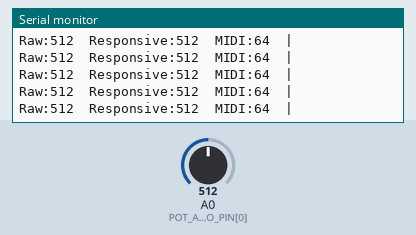
Bench run of a sketch on a simulated Arduino Uno, built with avr-gcc and run on an emulated ATmega328P. On the bench: the last lines printed to the serial monitor. The test bench sets the inputs (shaded band); at power-on: A0 (POT_ARDUINO_PIN[0]) = 512.

Above: at 1.2 s.
1.3 s: A0 (POT_ARDUINO_PIN[0]) set to 785
At 2.4 s:
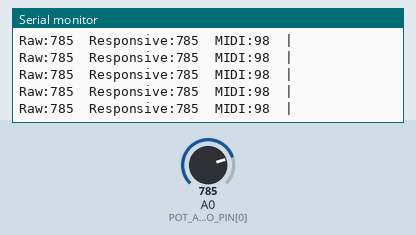
4.3 s: A0 (POT_ARDUINO_PIN[0]) set to 809
At 5.4 s:
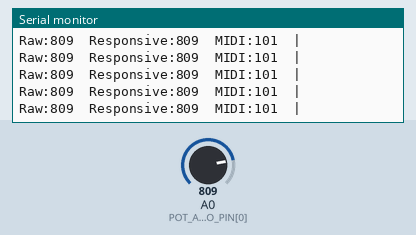
Timing chart, 0 to 7.3 s (numbered marks = the images above; inputs shaded):
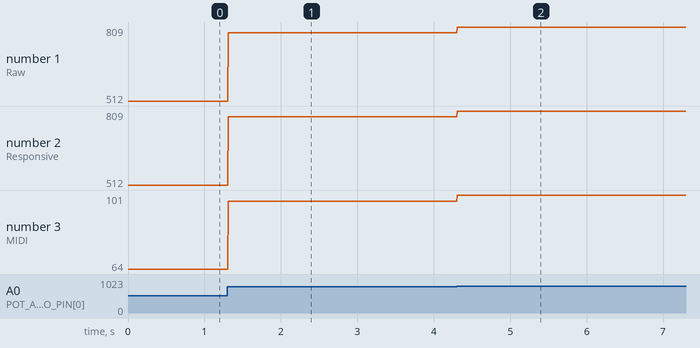

Measured:
- after the input at 1.3 s, the serial monitor: prints a new line at once (image 1)
- after the input at 4.3 s, the serial monitor: prints a new line at once (image 2)
- plotted number 1: 512 → 785 after the input at 1.3 s, 785 → 809 after the input at 4.3 s
- plotted number 2: 512 → 785 after the input at 1.3 s, 785 → 809 after the input at 4.3 s
- plotted number 3: 64 → 98 after the input at 1.3 s, 98 → 101 after the input at 4.3 s

The sketch:

ResponsiveAnalogRead.ino
```cpp
#include <ResponsiveAnalogRead.h> // https://github.com/dxinteractive/ResponsiveAnalogRead

const byte N_POTS_ARDUINO = 1;
const byte POT_ARDUINO_PIN[N_POTS_ARDUINO] = {A0}; //* pins of each pot connected straight to the Arduino

// make a ResponsiveAnalogRead object, pass in the pin, and either true or false depending on if you want sleep enabled
// enabling sleep will cause values to take less time to stop changing and potentially stop changing more abruptly,
// where as disabling sleep will cause values to ease into their correct position smoothly and more accurately

float snapMultiplier = 0.01;
ResponsiveAnalogRead responsivePot[N_POTS_ARDUINO] = {
  ResponsiveAnalogRead(0, true, snapMultiplier),
  //ResponsiveAnalogRead(0, true, snapMultiplier)
};

// the next optional argument is snapMultiplier, which is set to 0.01 by default
// you can pass it a value from 0 to 1 that controls the amount of easing
// increase this to lessen the amount of easing (such as 0.1) and make the responsive values more responsive
// but doing so may cause more noise to seep through if sleep is not enabled

void setup() {

  Serial.begin(115200);

}

void loop() {

  for (int i = 0; i < N_POTS_ARDUINO; i++) {
    // update the ResponsiveAnalogRead object every loop
    int reading = analogRead(POT_ARDUINO_PIN[i]);
    responsivePot[i].update(reading);
    Serial.print("Raw:");
    Serial.print(reading);
    Serial.print("  Responsive:");
    Serial.print(responsivePot[i].getValue());
    Serial.print("  MIDI:");
    Serial.print(responsivePot[i].getValue() >> 3);
    //Serial.print(map(responsivePot[i].getValue(), 0, 1023, 0, 127));
    Serial.print("  | ");
  }

//  for (int i = 0; i < N_POTS_ARDUINO; i++) {
//    Serial.print(responsivePot[i].getValue() >> 3);
//    //Serial.print(map(responsivePot[i].getValue(), 0, 1023, 0, 127));
//    Serial.print("  ");
//  }

  Serial.println();

}
```
